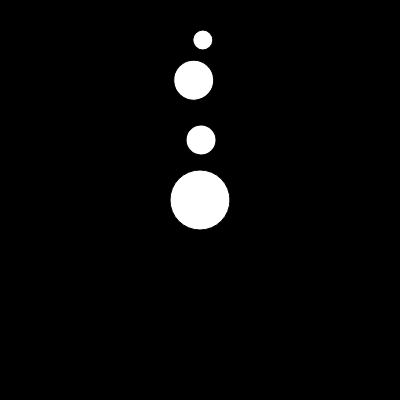
Frame 1 (no input)
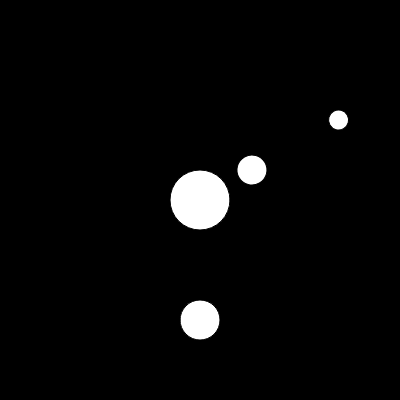
Frame 60 (no input)
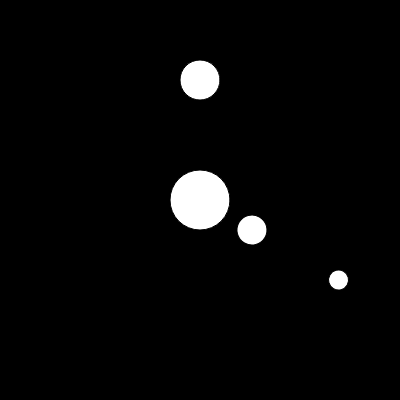
Frame 120 (the mouse pressed at the canvas centre since frame 60)

The p5.js sketch that drew these frames (run headless with seeded random() and noise() and a simulated clock; from frame 60 on, the mouse is pressed at the canvas centre):

// p5.js sketch
// ── sketch.js
function setup() {
  createCanvas(400, 400);
}

function draw() {
  background(0);
  angleMode(DEGREES);
  
  //go to center
  translate(width/2,height/2);
  ellipse(0,0,60);
  
  rotate(frameCount);
  ellipse(0,-60,30);
  
  rotate(-frameCount);  //unrotate first
  rotate(-3*frameCount) //rotate second
  ellipse(0,-120,40);
  
  rotate(3*frameCount); //unrotate second
  rotate(frameCount);   //rotate first
  ellipse(0,-160,20);
}
